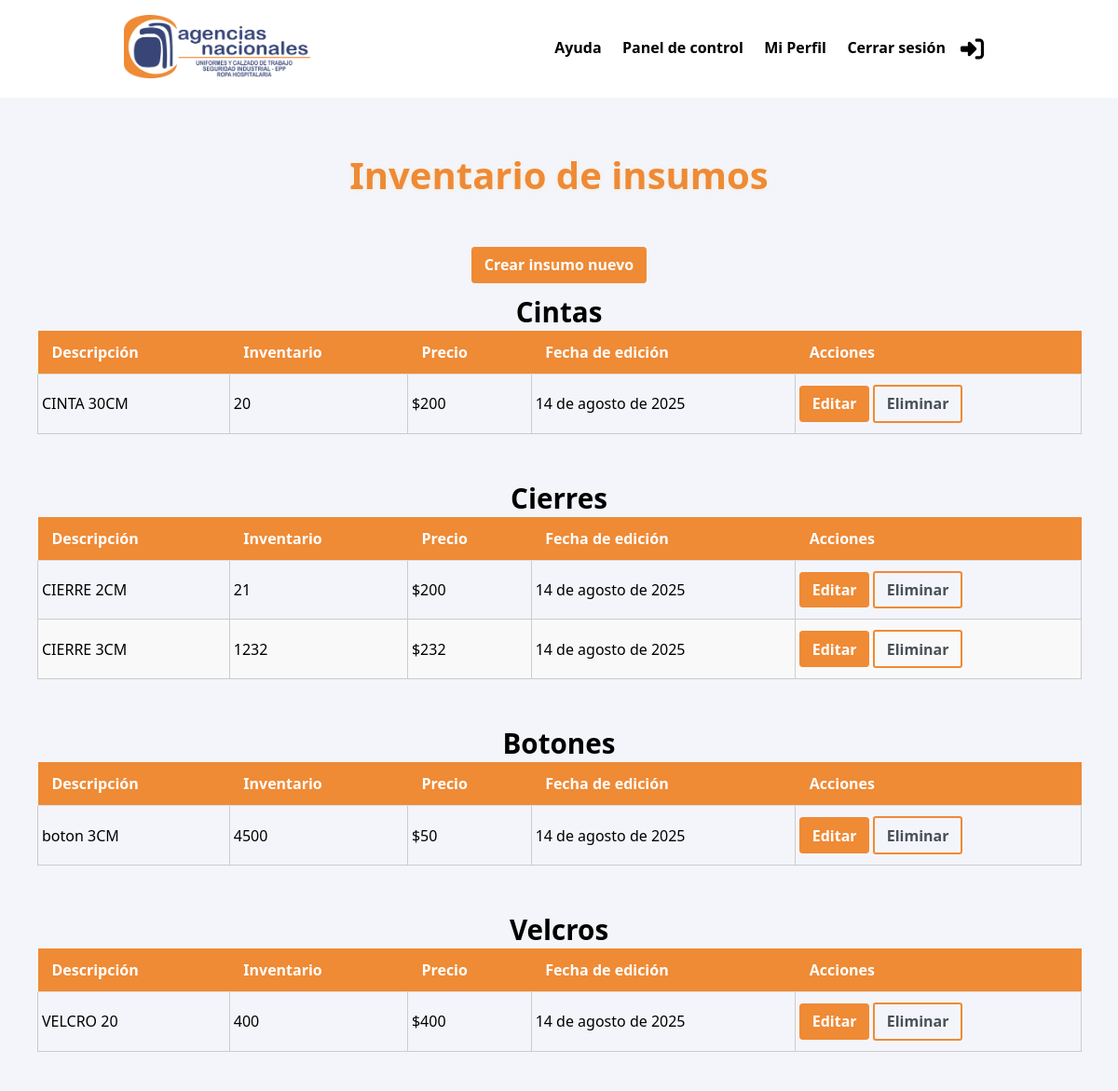
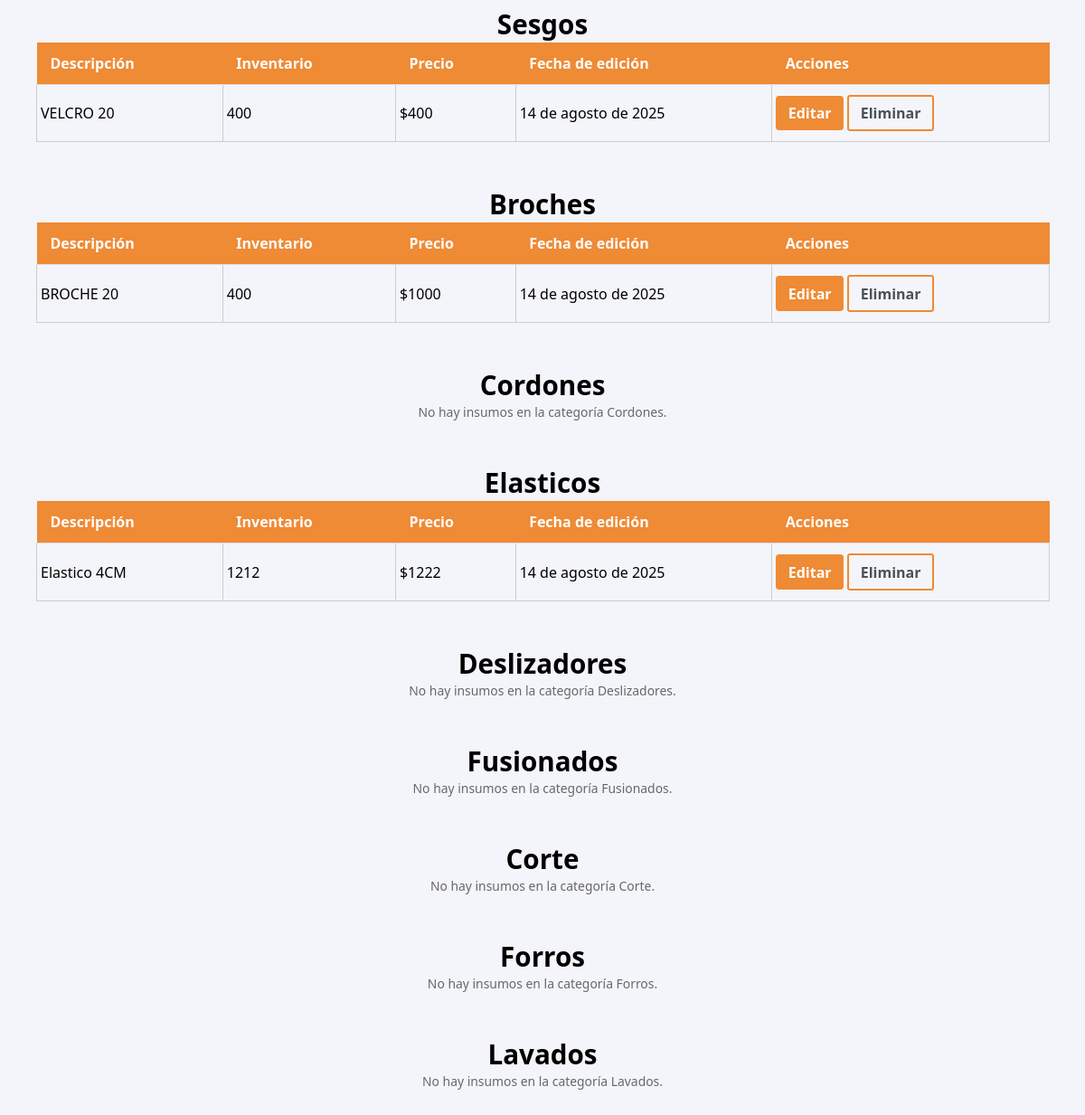
Screenshot of /inventario/insumos (signed in) with the database file from the repository (2 pictures, top to bottom).
### apps/inventario/models.py (models this page shows, shortened)
class Insumos(models.Model):
    ID = models.AutoField(primary_key=True)
    descripcion = models.CharField(max_length=200)
    inventario = models.DecimalField(decimal_places=0 , max_digits=20)
    precio = models.DecimalField(max_digits=12, decimal_places=0)
    fecha_edicion = models.DateField(auto_now=True)
    categoria = models.CharField(max_length=50, choices=CATEGORIA)

### apps/inventario/views.py (the view)
# urls.py: path('inventario/insumos', InsumosListView.as_view(), name='insumos_home'),
class InsumosListView(LoginRequiredMixin, ListView):
    model = Insumos
    template_name = 'inventario/insumos.html'
    context_object_name = 'insumos'
    login_url = "login"
    def get_context_data(self, **kwargs):
        context = super().get_context_data(**kwargs)
        categorias = [
            'cintas', 'cierres', 'botones', 'velcros', 'sesgos',
            'broches', 'cordones', 'elasticos', 'deslizadores',
            'fusionados', 'corte', 'forros', 'lavados'
        ]
        insumos_por_categoria = {}
        for cat in categorias:
            insumos_por_categoria[cat] = Insumos.objects.filter(categoria=cat)
        context['insumos_por_categoria'] = insumos_por_categoria
        return context

### templates/inventario/insumos.html (shortened to what this page needs)
{% extends 'main/index.html' %}
{% block styles %}
{{ block.super }}
{% endblock %}
{% block content %}
<section class="space container-fluid mt-4">
    <h2 class="text-center">Inventario de insumos</h2>
    <div>
        <a href="{% url 'insumos_create' %}" class="btn btn-primary">Crear insumo nuevo</a>
    </div>
    {% for categoria, insumos_categoria in insumos_por_categoria.items %}
        <div id="categoria-{{ categoria }}" class="mb-5">
            <h3 class="mt-4">{{ categoria|title }}</h3>
            {% if insumos_categoria %}
                <table class="table table-bordered text-light w-100">
                    <thead class="table-dark text-center">
                        <tr>
                            <th>Descripción</th>
                            <th>Inventario</th>
                            <th>Precio</th>
                            <th>Fecha de edición</th>
                            <th>Acciones</th>
                        </tr>
                    </thead>
                    <tbody>
                        {% for insumo in insumos_categoria %}
                            <tr>
                                <td data-label="Descripción:">{{ insumo.descripcion }}</td>
                                <td data-label="Inventario:">{{ insumo.inventario }}</td>
                                <td data-label="Precio:"> ${{ insumo.precio }}</td>
                                <td data-label="fecha de ultima edición:">{{ insumo.fecha_edicion }}</td>
                                <td>
                                    <a href="{% url 'insumos_editar' insumo.ID %}">
                                        <button class="btn btn-primary">Editar</button>
                                    </a>
                                    <button class="btn btn-download" onclick="abrir_modal('{% url 'insumos_eliminar' insumo.ID %}')">
                                        Eliminar
                                    </button>
                                </td>
                            </tr>
                        {% endfor %}
                    </tbody>
                </table>
            {% else %}
                <p>No hay insumos en la categoría {{ categoria|title }}.</p>
            {% endif %}
        </div>
    {% endfor %}
</section>
{% endblock %}

### static/css/styles.css (style rules this page uses)
* { font-family: system-ui, -apple-system, BlinkMacSystemFont, 'Segoe UI', Roboto, Oxygen, Ubuntu, Cantarell, 'Open Sans', 'Helvetica Neue', sans-serif }
p { margin-top: 0; }
a { text-decoration: none; }
button { border-radius: 0; }
input, button, textarea { margin: 0; font-size: inherit; line-height: inherit; }
button, input { overflow: visible; }
button { text-transform: none; }
h2 { font-size: 2.5rem; color: #EF8A35; text-shadow: 0px 1px 5px rgba(247, 212, 88, 0.2); text-align: center; }
h3 { font-size: 1.85rem; }
.btn { display: inline-block; font-weight: 400; color: #495057; text-align: center; vertical-align: middle; -webkit-user-select: none; -moz-user-select: none; -ms-user-select: none; user-select: none; background-color: transparent; border: 1px solid transparent; padding: 0.4rem 0.78rem; font-size: 1rem; line-height: 1.5; border-radius: 0.2rem; -webkit-transition: color 0.15s ease-in-out, background-color 0.15s ease-in-out, border-color 0.15s ease-in-out, box-shadow 0.15s ease-in-out; transition: color 0.15s ease-in-out, background-color 0.15s ease-in-out, border-color 0.15s ease-in-out, box-shadow 0.15s ease-in-out; font-weight: 600; transition: 0.5s ease; }
.btn-download { border: 2px solid #EF8A35; font-weight: 600; transition: 0.3s ease; }
.btn-primary { color: #fff; background-color: #EF8A35; border-color: #EF8A35; font-weight: 700; transition: 0.3s ease; margin: 10px 0px; }
.w-100 { width: 100%; }
.mt-4 { margin: 0rem 1.5rem; }
.mb-5 { margin-bottom: 3rem; }
.text-center { text-align: center; }
*, *::after, *::before { margin: 0px; padding: 0px; box-sizing: inherit; }
p { font-size: calc(13px + (14 - 13) * ((100vw - 300px) / (1300 - 300))); opacity: 0.8; color: #444; }
body, html { background-color: #F4F5FA; }
.space { margin: 100px 20px 40px 20px; padding: 20px; text-align: center; }
.space>h2 { margin: 40px 0px; }
.table { width: 100%; border-collapse: collapse; color: #000; text-align: left; }
.table td { padding: 2px 4px; border: 1px solid #ccc; }
.table-dark { background-color: #333; }
table { width: 100%; border-collapse: collapse; min-width: 0; }
thead { background-color: #EF8A35; color: #fff; }
th { padding: 12px 15px; text-align: left; font-weight: bold; position: sticky; background-color: #EF8A35; top: 0; border-bottom: 1px solid #ddd; }
td { padding: 10px 15px; border-bottom: 1px solid #eee; word-break: break-word; text-align: start; }
tbody tr:nth-child(even) { background-color: #f9f9f9; transition: 0.3s ease; }

### rows the page displays
Insumos: descripcion "CINTA 30CM", inventario "20", precio "200", fecha_edicion "14 de agosto de 2025"
Insumos: descripcion "CIERRE 2CM", inventario "21", precio "200", fecha_edicion "14 de agosto de 2025"
Insumos: descripcion "CIERRE 3CM", inventario "1232", precio "232", fecha_edicion "14 de agosto de 2025"
Insumos: descripcion "boton 3CM", inventario "4500", precio "50", fecha_edicion "14 de agosto de 2025"
Insumos: descripcion "VELCRO 20", inventario "400", precio "400", fecha_edicion "14 de agosto de 2025"
Insumos: descripcion "VELCRO 20", inventario "400", precio "400", fecha_edicion "14 de agosto de 2025"
Insumos: descripcion "BROCHE 20", inventario "400", precio "1000", fecha_edicion "14 de agosto de 2025"
Insumos: descripcion "Elastico 4CM", inventario "1212", precio "1222", fecha_edicion "14 de agosto de 2025"

### other values shown
{{ categoria|title }} "Cintas" "Cierres" "Botones" "Velcros" "Sesgos" "Broches" "Cordones" "Elasticos" "Deslizadores" "Fusionados" "Corte" "Forros" "Lavados"
{{ categoria|title }} "Cordones" "Deslizadores" "Fusionados" "Corte" "Forros" "Lavados"
